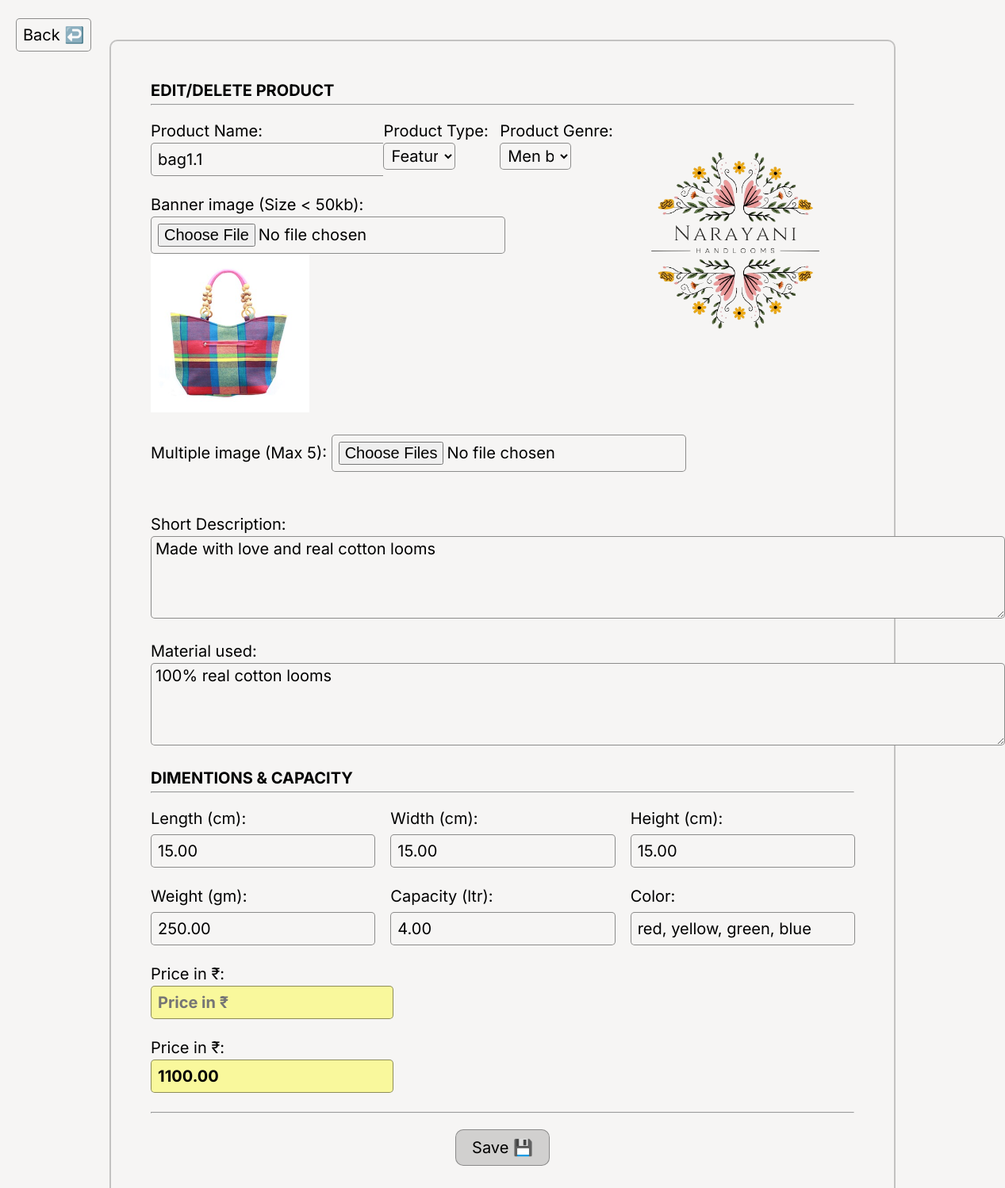
/admin_edit.php?id=1 (signed in), run on the app's committed database.
### tables this page shows
CREATE TABLE `products` (
  `product_id` int(11) NOT NULL,
  `product_name` varchar(50) NOT NULL,
  `product_type` varchar(25) NOT NULL,
  `product_desc` varchar(255) DEFAULT NULL,
  `product_material` varchar(255) DEFAULT NULL,
  `product_L` decimal(7,2) DEFAULT NULL,
  `product_W` decimal(7,2) DEFAULT NULL,
  `product_H` decimal(7,2) DEFAULT NULL,
  `product_weight` decimal(7,2) DEFAULT NULL,
  `product_capacity` decimal(7,2) DEFAULT NULL,
  `product_color` varchar(25) DEFAULT NULL,
  `product_price` decimal(8,2) DEFAULT NULL,
  `product_image` blob DEFAULT NULL,
  `created_at` datetime DEFAULT current_timestamp(),
  `product_count` int(11) NOT NULL
);

### admin_edit.php (the view, shortened to what this page needs)
<?php
$conn = mysqli_connect('localhost', 'root', '', 'narayani', 4306);
if (isset($_GET['id'])) {
    $product_id = $_GET['id'];
    $query = "SELECT * FROM products WHERE product_id = '$product_id'";
    $result = mysqli_query($conn, $query);
    if (mysqli_num_rows($result) > 0) {
        $row = mysqli_fetch_assoc($result);
    } else {
        echo "<h2>Product not found</h2>";
        exit;
    }
} else {
    echo "<h2>Invalid request</h2>";
    exit;
}
if (isset($_GET['id'])) {
    $product_id = $_GET['id'];
    $query = "SELECT * FROM products WHERE product_id = $product_id";
    $result = mysqli_query($conn, $query);
    if (mysqli_num_rows($result) > 0) {
        $row = mysqli_fetch_assoc($result);
    } else {
        echo "<h2>Product not found</h2>";
        exit;
    }
} else {
    echo "<h2>Invalid request</h2>";
    exit;
}
?>
<!DOCTYPE html>
<html lang="en">
<head>
    <link rel="stylesheet" href="admin_edit.css">
</head>
<body>
    <div class="back-btn">
    <a href="admin_dash.php" class="back-button">
        <input type="button" value="Back ↩️">
    </a>
    </div>
    <form method="post" enctype="multipart/form-data">
    <h2>EDIT/DELETE PRODUCT</h2><hr>
    <img src="images/Narayani-removebg.png" alt="form-image" class="form-image">
        <div class="top-left-form">
            <div class="inner-left-top-left-form">
                <label class="top-left-form-label" for="name">Product Name: </label>
                <input type="text" id="name" placeholder="Product name" name="product_name" required value="<?php echo $row['product_name']?>"><br><br>
            </div>
            <div class="inner-right-top-left-form">
                <label class="top-left-form-label" for="category">Product Type: </label>
                <select id="category" name="category_select">
                    <option value="Featured" <?php echo ($row['product_type'] == 'Featured') ? 'selected' : ''; ?>>Featured</option>
                </select><br><br>
            </div>
            <div class="inner-right-top-left-form">
                <label class="top-left-form-label" for="genre">Product Genre: </label>
                <select id="genre" name="genre">
                    <option value="Men bags" <?php echo ($row['genre'] == 'Men bags') ? 'selected' : ''; ?>>Men bags</option>
                </select><br><br>
            </div>
        </div>
        <div class="upload-image">
            <label for="image">Banner image (Size < 50kb): </label>
            <input type="file" id="image" name="product_image"><br>
            <img src="<?php echo $row['product_image']; ?>" width="200"><br>
        </div>
        <div class="upload-multiple-image">
            <label for="image">Multiple image (Max 5): </label>
            <input type="file" id="images" name="product_images[]" multiple><br>
        </div><br>
        <div class="desc-textarea">
            <label for="desc">Short Description: </label><br>
            <textarea name="desc" id="desc" placeholder="Short description" rows="4" cols="86" name="desc"><?php echo htmlspecialchars($row['product_desc']); ?></textarea><br><br>
        </div>
        <div class="material-textarea">
            <label for="material">Material used: </label><br>
            <textarea name="material" id="material" placeholder="Material used" rows="4" cols="86" name="material"><?php echo htmlspecialchars($row['product_material']); ?></textarea><br><br>
        </div>
        <h2>DIMENTIONS & CAPACITY</h2><hr>
        <div class="outer-layout">
            <div class="dimetions">
                <div class="inner-dimentions">
                    <label for="length">Length (cm): </label>
                    <input type="decimal" id="length" placeholder="Length in cm" name="product_l" value="<?php echo $row['product_L']?>"><br><br>
                </div>
                <div class="inner-dimentions">
                    <label for="width">Width (cm): </label>
                    <input type="decimal" id="width" placeholder="Width in cm" name="product_w" value="<?php echo $row['product_W']?>"><br><br>
                </div>
                <div class="inner-dimentions">
                    <label for="height">Height (cm): </label>
                    <input type="decimal" id="height" placeholder="Height in cm" name="product_h" value="<?php echo $row['product_H']?>"><br><br>
                </div>
            </div>
            <div class="capacity">
                <div class="inner-capacity">
                    <label for="weight">Weight (gm): </label>
                    <input type="decimal" id="weight" placeholder="Weight in gm" name="product_weight" value="<?php echo $row['product_weight']?>"><br><br>
                </div>
                <div class="inner-capacity">
                    <label for="capacity">Capacity (ltr): </label>
                    <input type="number" id="capacity" placeholder="Capacity in ltr" name="product_capacity" value="<?php echo $row['product_capacity']?>"><br><br>
                </div>
                <div class="inner-capacity">
                    <label for="color">Color: </label>
                    <input type="text" id="color" placeholder="Product color" name="colors" value="<?php echo $row['product_color']?>"><br><br>
                </div>
            </div>
        </div>
        <div class="type">
            <div class="inner-type">
                <label for="price">Price in ₹: </label><br>
                <input type="number" id="price" placeholder="Price in ₹" required name="ori_price" value="<?php echo $row['ori_price']?>"><br><br>
            </div>
            <div class="inner-type">
                <label for="price">Price in ₹: </label><br>
                <input type="number" id="price" placeholder="Price in ₹" required name="dis_price" value="<?php echo $row['product_price']?>"><br><br>
            </div>
        </div>
        <hr>
        <div class="form-btn">
            <input type="submit" value="Save 💾" class="btn" name="addProduct">
        </div>
    </form>
</body>
</html>

### admin_edit.css (style rules this page uses)
* { margin: 0; padding: 0; font-family: "Inter", serif; background-color: #f6f5f4; font-size: 20px; }
h2 { padding-bottom: 5px; }
hr { margin-bottom: 20px; }
.back-button { position: fixed; margin: -30px 20px; cursor: pointer; }
form { width: 70%; margin: auto; padding: 50px; border: 2px solid rgba(0, 0, 0, 0.207); border-radius: 10px; margin-top: 50px; margin-bottom: 50px; }
.form-image { width: 300px; height: 300px; float: right; }
.inner-left-top-left-form, .inner-right-top-left-form { width: 50%; }
.top-left-form { display: flex; }
.inner-right-top-left-form { float: right; }
select { width: 61.5%; }
input, select, textarea { font-size: 20px; padding: 3px 5px; margin-top: 3px; border-radius: 5px; border: 1px solid rgba(0, 0, 0, 0.43); }
input { padding: 8px; }
.dimetions, .capacity { display: flex; justify-content: space-between; gap: 20px; }
.inner-dimentions > input { width: 94%; padding: 8px; }
.inner-dimentions > label { display: block; margin-bottom: 5px; }
.inner-capacity > input { width: 94%; padding: 8px; }
.inner-capacity > label { display: block; margin-bottom: 5px; }
.btn { display: flex; margin: auto; background-color: rgba(0, 0, 0, 0.15); border-radius: 10px; border: 1px solid rgba(0, 0, 0, 0.343); }
.form-btn > input { padding: 10px 20px; cursor: pointer; }
.inner-type { width: 20%; }
.inner-type > input { font-weight: bold; background-color: rgba(255, 255, 0, 0.361); }
.upload-image { padding-bottom: 20px; }
.upload-multiple-image > input { min-width: 35.3%; margin-bottom: 30px; }

### data on the page
products: product_name "bag1.1", category_select "Featured", product_image (picture), desc "Made with love and real cotton looms", material "100% real cotton looms", product_l "15.00", product_w "15.00", product_h "15.00", product_weight "250.00", product_capacity "4.00", colors "red, yellow, green, blue", dis_price "1100.00"
